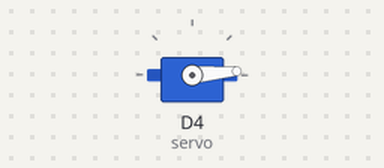
Bench run of a sketch on a simulated ESP8266 (NodeMCU). Parts: servo.

Above: at 0.05 s.
At 0.85 s:
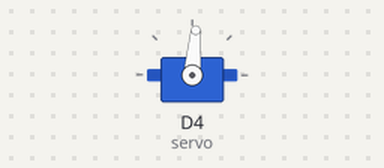
At 1.7 s:
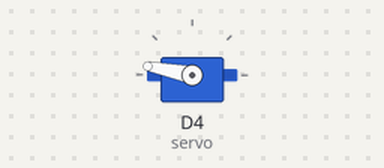
At 3.4 s:
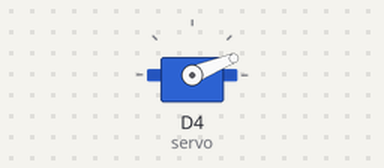
Timing chart, 0 to 8.3 s (numbered marks = the images above):
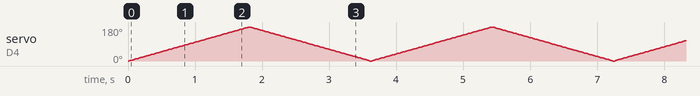

The sketch:

Servo.ino
```cpp
/*
 * This ESP8266 NodeMCU code was developed by newbiely.com
 *
 * This ESP8266 NodeMCU code is made available for public use without any restriction
 *
 * For comprehensive instructions and wiring diagrams, please visit:
 * https://newbiely.com/tutorials/esp8266/esp8266-servo-motor
 */

#include <Servo.h>

Servo servo;  // create servo object to control a servo

int pos = 0;    // variable to store the servo position

void setup() {
  servo.attach(D4);
  Serial.begin(9600);  // attaches the servo on pin D7 to the servo object
}

void loop() {
  for (pos = 0; pos <= 180; pos += 1) { // rotate from 0 degrees to 180 degrees
    // in steps of 1 degree
    servo.write(pos);
                 // tell servo to go to position in variable 'pos'
    delay(10);                          // waits 10ms for the servo to reach the position
  }

  for (pos = 180; pos >= 0; pos -= 1) { // rotate from 180 degrees to 0 degrees
    servo.write(pos);
                // tell servo to go to position in variable 'pos'
    delay(10);                          // waits 10ms for the servo to reach the position
  }
}
```
